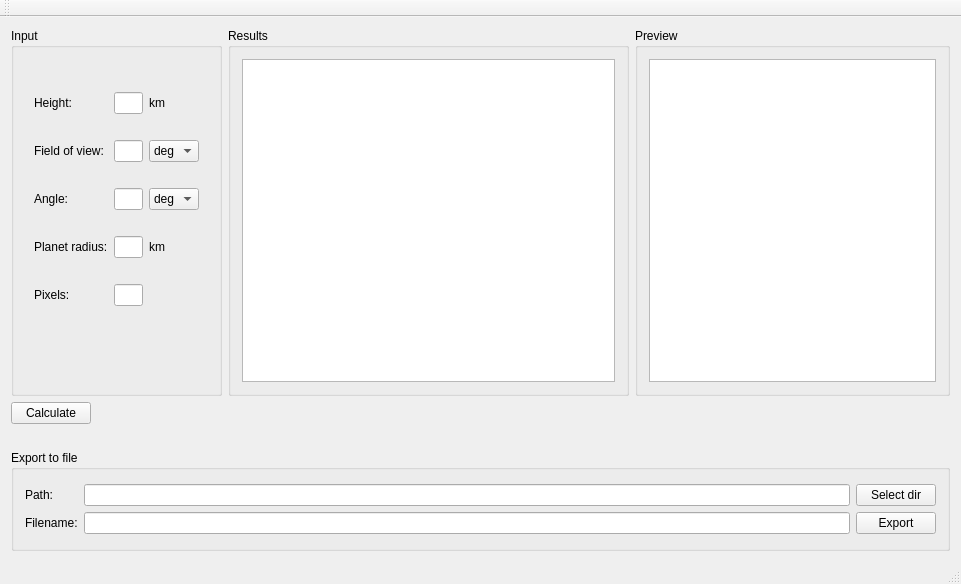
<?xml version="1.0" encoding="UTF-8"?>
<ui version="4.0">
 <class>MainWindow</class>
 <widget class="QMainWindow" name="MainWindow">
  <property name="geometry">
   <rect>
    <x>0</x>
    <y>0</y>
    <width>960</width>
    <height>584</height>
   </rect>
  </property>
  <property name="windowTitle">
   <string>MainWindow</string>
  </property>
  <widget class="QWidget" name="centralWidget">
   <layout class="QGridLayout" name="gridLayout_3">
    <item row="0" column="0">
     <widget class="QGroupBox" name="groupBox_2">
      <property name="minimumSize">
       <size>
        <width>211</width>
        <height>331</height>
       </size>
      </property>
      <property name="maximumSize">
       <size>
        <width>211</width>
        <height>16777215</height>
       </size>
      </property>
      <property name="title">
       <string>Input</string>
      </property>
      <widget class="QWidget" name="layoutWidget">
       <property name="geometry">
        <rect>
         <x>12</x>
         <y>33</y>
         <width>187</width>
         <height>281</height>
        </rect>
       </property>
       <layout class="QGridLayout" name="gridLayout">
        <item row="0" column="0">
         <widget class="QLabel" name="label_2">
          <property name="text">
           <string>Height:</string>
          </property>
         </widget>
        </item>
        <item row="0" column="1">
         <widget class="QLineEdit" name="hLineEdit">
          <property name="maximumSize">
           <size>
            <width>50</width>
            <height>16777215</height>
           </size>
          </property>
         </widget>
        </item>
        <item row="0" column="2">
         <widget class="QLabel" name="label_7">
          <property name="text">
           <string>km</string>
          </property>
         </widget>
        </item>
        <item row="1" column="0">
         <widget class="QLabel" name="label">
          <property name="text">
           <string>Field of view:</string>
          </property>
         </widget>
        </item>
        <item row="1" column="1">
         <widget class="QLineEdit" name="fovLineEdit">
          <property name="maximumSize">
           <size>
            <width>50</width>
            <height>16777215</height>
           </size>
          </property>
         </widget>
        </item>
        <item row="1" column="2">
         <widget class="QComboBox" name="fovComboBox">
          <property name="maximumSize">
           <size>
            <width>50</width>
            <height>16777215</height>
           </size>
          </property>
          <item>
           <property name="text">
            <string>deg</string>
           </property>
          </item>
          <item>
           <property name="text">
            <string>rad</string>
           </property>
          </item>
          <item>
           <property name="text">
            <string>grad</string>
           </property>
          </item>
         </widget>
        </item>
        <item row="2" column="0">
         <widget class="QLabel" name="label_3">
          <property name="text">
           <string>Angle:</string>
          </property>
         </widget>
        </item>
        <item row="2" column="1">
         <widget class="QLineEdit" name="angLineEdit">
          <property name="maximumSize">
           <size>
            <width>50</width>
            <height>16777215</height>
           </size>
          </property>
         </widget>
        </item>
        <item row="2" column="2">
         <widget class="QComboBox" name="angComboBox">
          <property name="maximumSize">
           <size>
            <width>50</width>
            <height>16777215</height>
           </size>
          </property>
          <item>
           <property name="text">
            <string>deg</string>
           </property>
          </item>
          <item>
           <property name="text">
            <string>rad</string>
           </property>
          </item>
          <item>
           <property name="text">
            <string>grad</string>
           </property>
          </item>
         </widget>
        </item>
        <item row="3" column="0">
         <widget class="QLabel" name="label_4">
          <property name="text">
           <string>Planet radius:</string>
          </property>
         </widget>
        </item>
        <item row="3" column="1">
         <widget class="QLineEdit" name="rLineEdit">
          <property name="maximumSize">
           <size>
            <width>50</width>
            <height>16777215</height>
           </size>
          </property>
         </widget>
        </item>
        <item row="3" column="2">
         <widget class="QLabel" name="label_11">
          <property name="text">
           <string>km</string>
          </property>
         </widget>
        </item>
        <item row="4" column="0">
         <widget class="QLabel" name="label_5">
          <property name="text">
           <string>Pixels:</string>
          </property>
         </widget>
        </item>
        <item row="4" column="1">
         <widget class="QLineEdit" name="pxLineEdit">
          <property name="maximumSize">
           <size>
            <width>50</width>
            <height>16777215</height>
           </size>
          </property>
         </widget>
        </item>
       </layout>
      </widget>
     </widget>
    </item>
    <item row="0" column="1">
     <widget class="QGroupBox" name="groupBox_3">
      <property name="minimumSize">
       <size>
        <width>401</width>
        <height>331</height>
       </size>
      </property>
      <property name="maximumSize">
       <size>
        <width>401</width>
        <height>16777215</height>
       </size>
      </property>
      <property name="title">
       <string>Results</string>
      </property>
      <layout class="QGridLayout" name="gridLayout_4">
       <item row="0" column="0">
        <widget class="QTableWidget" name="tableWidget"/>
       </item>
      </layout>
     </widget>
    </item>
    <item row="0" column="2">
     <widget class="QGroupBox" name="groupBox_4">
      <property name="minimumSize">
       <size>
        <width>315</width>
        <height>331</height>
       </size>
      </property>
      <property name="title">
       <string>Preview</string>
      </property>
      <layout class="QGridLayout" name="gridLayout_5">
       <item row="0" column="0">
        <widget class="QGraphicsView" name="graphicsView">
         <property name="minimumSize">
          <size>
           <width>0</width>
           <height>0</height>
          </size>
         </property>
        </widget>
       </item>
      </layout>
     </widget>
    </item>
    <item row="1" column="0" colspan="3">
     <layout class="QHBoxLayout" name="horizontalLayout">
      <item>
       <widget class="QPushButton" name="calcPushButton">
        <property name="text">
         <string>Calculate</string>
        </property>
       </widget>
      </item>
      <item>
       <spacer name="horizontalSpacer">
        <property name="orientation">
         <enum>Qt::Horizontal</enum>
        </property>
        <property name="sizeHint" stdset="0">
         <size>
          <width>40</width>
          <height>20</height>
         </size>
        </property>
       </spacer>
      </item>
     </layout>
    </item>
    <item row="2" column="0" colspan="3">
     <layout class="QVBoxLayout" name="verticalLayout">
      <item>
       <spacer name="horizontalSpacer_2">
        <property name="orientation">
         <enum>Qt::Horizontal</enum>
        </property>
        <property name="sizeHint" stdset="0">
         <size>
          <width>898</width>
          <height>20</height>
         </size>
        </property>
       </spacer>
      </item>
     </layout>
    </item>
    <item row="3" column="0" colspan="3">
     <widget class="QGroupBox" name="groupBox">
      <property name="minimumSize">
       <size>
        <width>621</width>
        <height>101</height>
       </size>
      </property>
      <property name="maximumSize">
       <size>
        <width>16777215</width>
        <height>101</height>
       </size>
      </property>
      <property name="title">
       <string>Export to file</string>
      </property>
      <layout class="QGridLayout" name="gridLayout_6">
       <item row="0" column="0">
        <layout class="QGridLayout" name="gridLayout_2">
         <item row="0" column="0">
          <widget class="QLabel" name="label_6">
           <property name="text">
            <string>Path:</string>
           </property>
          </widget>
         </item>
         <item row="0" column="1">
          <widget class="QLineEdit" name="pathLineEdit"/>
         </item>
         <item row="0" column="2">
          <widget class="QPushButton" name="selDirPushButton">
           <property name="text">
            <string>Select dir</string>
           </property>
          </widget>
         </item>
         <item row="1" column="0">
          <widget class="QLabel" name="label_8">
           <property name="text">
            <string>Filename:</string>
           </property>
          </widget>
         </item>
         <item row="1" column="1">
          <widget class="QLineEdit" name="filenameLineEdit"/>
         </item>
         <item row="1" column="2">
          <widget class="QPushButton" name="exportPushButton">
           <property name="text">
            <string>Export</string>
           </property>
          </widget>
         </item>
        </layout>
       </item>
      </layout>
     </widget>
    </item>
   </layout>
  </widget>
  <widget class="QMenuBar" name="menuBar">
   <property name="geometry">
    <rect>
     <x>0</x>
     <y>0</y>
     <width>960</width>
     <height>23</height>
    </rect>
   </property>
  </widget>
  <widget class="QToolBar" name="mainToolBar">
   <attribute name="toolBarArea">
    <enum>TopToolBarArea</enum>
   </attribute>
   <attribute name="toolBarBreak">
    <bool>false</bool>
   </attribute>
  </widget>
  <widget class="QStatusBar" name="statusBar"/>
 </widget>
 <layoutdefault spacing="6" margin="11"/>
 <resources/>
 <connections/>
</ui>
